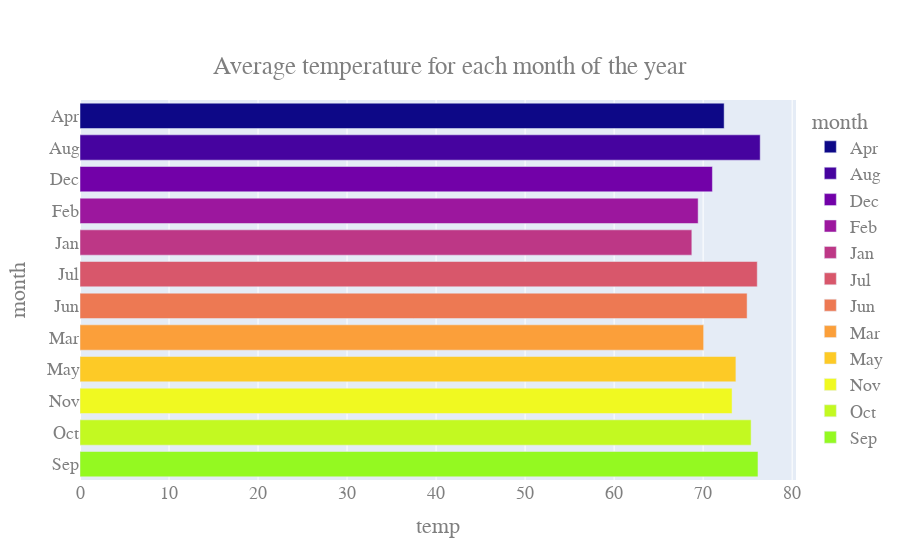

Notebook cell for this chart:
### Code cell
# Interactive charts using plotly
import plotly.express as px
import plotly.graph_objects as go
df = df_q13


fig = px.bar(df, y= 'month' , x="temp", color="month",  orientation="h", hover_name='month',
             color_discrete_sequence=['#0d0887', '#46039f', '#7201a8', '#9c179e', '#bd3786', '#d8576b', '#ed7953', '#fb9f3a', '#fdca26', '#f0f921', '#c3f921', '#94f921'],
             title="Average temperature for each month of the year"
            )

fig.update_layout(
    font=dict(
        family="Courier New, monospace",
        size=18,
        color="#7f7f7f"
    ),
    title={
        'y':0.9,
        'x':0.5,
        'xanchor': 'center',
        'yanchor': 'top'}
)



fig.show()

### Figure 1 — Plotly figure (JSON) as saved in the notebook; plotly's stock layout.template omitted (floating-point values rounded to 4 significant figures)
{"data": [{"alignmentgroup": "True", "hoverlabel": {"namelength": 0}, "hovertemplate": "<b>%{hovertext}</b><br><br>month=%{y}<br>temp=%{x}", "hovertext": ["Apr"], "legendgroup": "Apr", "marker": {"color": "#0d0887"}, "name": "Apr", "offsetgroup": "Apr", "orientation": "h", "showlegend": true, "textposition": "auto", "type": "bar", "x": [72.36], "xaxis": "x", "y": ["Apr"], "yaxis": "y"}, {"alignmentgroup": "True", "hoverlabel": {"namelength": 0}, "hovertemplate": "<b>%{hovertext}</b><br><br>month=%{y}<br>temp=%{x}", "hovertext": ["Aug"], "legendgroup": "Aug", "marker": {"color": "#46039f"}, "name": "Aug", "offsetgroup": "Aug", "orientation": "h", "showlegend": true, "textposition": "auto", "type": "bar", "x": [76.41], "xaxis": "x", "y": ["Aug"], "yaxis": "y"}, {"alignmentgroup": "True", "hoverlabel": {"namelength": 0}, "hovertemplate": "<b>%{hovertext}</b><br><br>month=%{y}<br>temp=%{x}", "hovertext": ["Dec"], "legendgroup": "Dec", "marker": {"color": "#7201a8"}, "name": "Dec", "offsetgroup": "Dec", "orientation": "h", "showlegend": true, "textposition": "auto", "type": "bar", "x": [71.04], "xaxis": "x", "y": ["Dec"], "yaxis": "y"}, {"alignmentgroup": "True", "hoverlabel": {"namelength": 0}, "hovertemplate": "<b>%{hovertext}</b><br><br>month=%{y}<br>temp=%{x}", "hovertext": ["Feb"], "legendgroup": "Feb", "marker": {"color": "#9c179e"}, "name": "Feb", "offsetgroup": "Feb", "orientation": "h", "showlegend": true, "textposition": "auto", "type": "bar", "x": [69.44], "xaxis": "x", "y": ["Feb"], "yaxis": "y"}, {"alignmentgroup": "True", "hoverlabel": {"namelength": 0}, "hovertemplate": "<b>%{hovertext}</b><br><br>month=%{y}<br>temp=%{x}", "hovertext": ["Jan"], "legendgroup": "Jan", "marker": {"color": "#bd3786"}, "name": "Jan", "offsetgroup": "Jan", "orientation": "h", "showlegend": true, "textposition": "auto", "type": "bar", "x": [68.73], "xaxis": "x", "y": ["Jan"], "yaxis": "y"}, {"alignmentgroup": "True", "hoverlabel": {"namelength": 0}, "hovertemplate": "<b>%{hovertext}</b><br><br>month=%{y}<br>temp=%{x}", "hovertext": ["Jul"], "legendgroup": "Jul", "marker": {"color": "#d8576b"}, "name": "Jul", "offsetgroup": "Jul", "orientation": "h", "showlegend": true, "textposition": "auto", "type": "bar", "x": [76.08], "xaxis": "x", "y": ["Jul"], "yaxis": "y"}, {"alignmentgroup": "True", "hoverlabel": {"namelength": 0}, "hovertemplate": "<b>%{hovertext}</b><br><br>month=%{y}<br>temp=%{x}", "hovertext": ["Jun"], "legendgroup": "Jun", "marker": {"color": "#ed7953"}, "name": "Jun", "offsetgroup": "Jun", "orientation": "h", "showlegend": true, "textposition": "auto", "type": "bar", "x": [74.94], "xaxis": "x", "y": ["Jun"], "yaxis": "y"}, {"alignmentgroup": "True", "hoverlabel": {"namelength": 0}, "hovertemplate": "<b>%{hovertext}</b><br><br>month=%{y}<br>temp=%{x}", "hovertext": ["Mar"], "legendgroup": "Mar", "marker": {"color": "#fb9f3a"}, "name": "Mar", "offsetgroup": "Mar", "orientation": "h", "showlegend": true, "textposition": "auto", "type": "bar", "x": [70.06], "xaxis": "x", "y": ["Mar"], "yaxis": "y"}, {"alignmentgroup": "True", "hoverlabel": {"namelength": 0}, "hovertemplate": "<b>%{hovertext}</b><br><br>month=%{y}<br>temp=%{x}", "hovertext": ["May"], "legendgroup": "May", "marker": {"color": "#fdca26"}, "name": "May", "offsetgroup": "May", "orientation": "h", "showlegend": true, "textposition": "auto", "type": "bar", "x": [73.68], "xaxis": "x", "y": ["May"], "yaxis": "y"}, {"alignmentgroup": "True", "hoverlabel": {"namelength": 0}, "hovertemplate": "<b>%{hovertext}</b><br><br>month=%{y}<br>temp=%{x}", "hovertext": ["Nov"], "legendgroup": "Nov", "marker": {"color": "#f0f921"}, "name": "Nov", "offsetgroup": "Nov", "orientation": "h", "showlegend": true, "textposition": "auto", "type": "bar", "x": [73.25], "xaxis": "x", "y": ["Nov"], "yaxis": "y"}, {"alignmentgroup": "True", "hoverlabel": {"namelength": 0}, "hovertemplate": "<b>%{hovertext}</b><br><br>month=%{y}<br>temp=%{x}", "hovertext": ["Oct"], "legendgroup": "Oct", "marker": {"color": "#c3f921"}, "name": "Oct", "offsetgroup": "Oct", "orientation": "h", "showlegend": true, "textposition": "auto", "type": "bar", "x": [75.39], "xaxis": "x", "y": ["Oct"], "yaxis": "y"}, {"alignmentgroup": "True", "hoverlabel": {"namelength": 0}, "hovertemplate": "<b>%{hovertext}</b><br><br>month=%{y}<br>temp=%{x}", "hovertext": ["Sep"], "legendgroup": "Sep", "marker": {"color": "#94f921"}, "name": "Sep", "offsetgroup": "Sep", "orientation": "h", "showlegend": true, "textposition": "auto", "type": "bar", "x": [76.16], "xaxis": "x", "y": ["Sep"], "yaxis": "y"}], "layout": {"barmode": "relative", "font": {"color": "#7f7f7f", "family": "Courier New, monospace", "size": 18}, "legend": {"title": {"text": "month"}, "tracegroupgap": 0}, "title": {"text": "Average temperature for each month of the year", "x": 0.5, "xanchor": "center", "y": 0.9, "yanchor": "top"}, "xaxis": {"anchor": "y", "domain": [0, 1], "title": {"text": "temp"}}, "yaxis": {"anchor": "x", "categoryarray": ["Sep", "Oct", "Nov", "May", "Mar", "Jun", "Jul", "Jan", "Feb", "Dec", "Aug", "Apr"], "categoryorder": "array", "domain": [0, 1], "title": {"text": "month"}}}}
